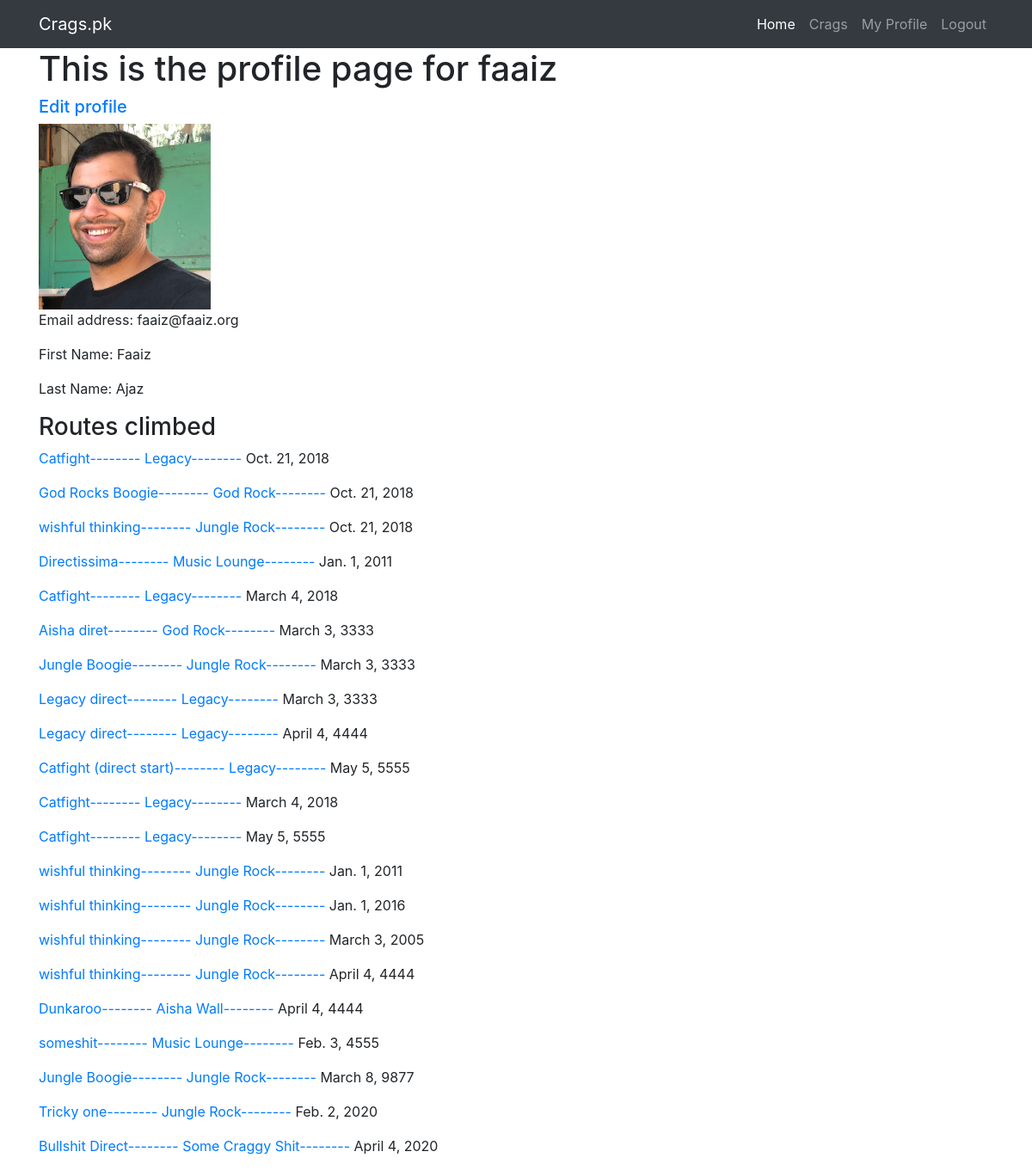
The page /users/faaiz (signed in) on the database as committed earlier.
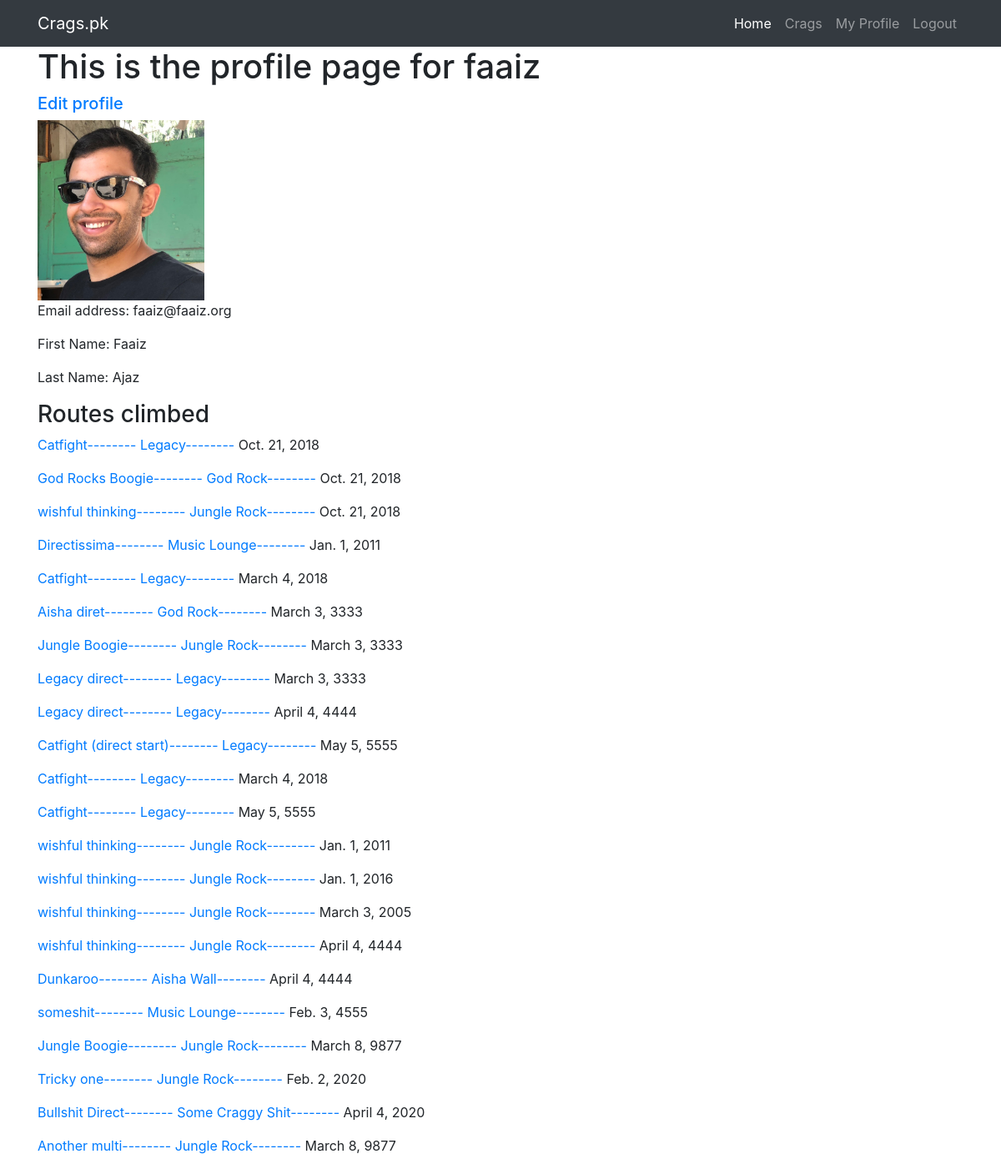
The same page on the database as committed later.
### users/models.py (models this page shows, shortened)
class Profile(models.Model):
	user = models.OneToOneField(User, on_delete=models.CASCADE)
	image = models.ImageField(default='default.jpg', upload_to='profile_pictures')

### ascents/models.py (models this page shows, shortened)
class Ascent(models.Model):
	route = models.ForeignKey(Route, on_delete=models.CASCADE)
	climber = models.ForeignKey(User, on_delete=models.CASCADE)
	date = models.DateField(auto_now=False)

### routes/models.py (models this page shows)
class Route(models.Model):
    rname = models.CharField(max_length=500, verbose_name='Route Name')
    rdescription = models.TextField(verbose_name='Route Description')
    ropener = models.CharField(max_length=500, verbose_name='Route Opener')
    rcrag = models.ForeignKey(Crag, on_delete=models.CASCADE, verbose_name='Crag')
    rlength = models.IntegerField(verbose_name='Route Length', default=0)
    rtype = models.ForeignKey(RouteType, on_delete=models.SET_NULL, null=True)
    numpitch = models.CharField(max_length=500, verbose_name='Single or Multi')
    def __str__(self):
        return self.rname

### crags/models.py (models this page shows)
class Crag(models.Model):
    cname = models.CharField(max_length=500, verbose_name='Name')
    cdescription = models.TextField(verbose_name='Crag description')
    cauthor = models.ForeignKey(  # Many crags can have one author
        User, on_delete=models.PROTECT, verbose_name='Page author')
    def __str__(self):
        return self.cname

### users/views.py (the view)
# urls.py: path('<username>', views.UserProfile.as_view(), name='profile'),
class UserProfile(LoginRequiredMixin, generic.DetailView):
	login_url='/login/'
	template_name = 'users/profile.html'
	model = User
	def get_object(self):
		return get_object_or_404(User, username=self.kwargs['username'])

### users/templates/users/profile.html (shortened to what this page needs)
{% extends 'base.html' %}
{% block content %}
	<h1>This is the profile page for {{object.username}}</h1>
	{% if user.is_authenticated %}
		<h5><a href="{% url 'edit-profile' username=user.username %}">Edit profile</a></h5>
	{% endif %}
	<img src="{{ object.profile.image.url }}" width="200">
	<p>Email address: {{object.email}}</p>
	<p>First Name: {{object.first_name}}</p>
	<p>Last Name: {{object.last_name}}</p>
	<h3>Routes climbed</h3>
	{% for ascent in object.ascent_set.all %}
		<p><a href="{% url 'route-view' route_id=ascent.route.id %}">{{ ascent.route }}--------</a>
		<a href="{% url 'crag-view' crag_id=ascent.route.rcrag.id %}">{{ ascent.route.rcrag}}--------</a>
		{{ascent.date}}</p>
	{% endfor %}
{% endblock %}

### templates/base.html (shortened to what this page needs)
{% load static %}
<!doctype html>
<html lang="en">
  <head>
    <link href="{% static 'bootstrap/css/bootstrap.min.css' %}" rel="stylesheet">
  </head>
  <body>
    <nav class="navbar navbar-expand-lg navbar-dark bg-dark static-top">
      <div class="container">
        <a class="navbar-brand" href="{% url 'home-page' %}">Crags.pk</a>
        <div class="collapse navbar-collapse" id="navbarResponsive">
          <ul class="navbar-nav ml-auto">
            <li class="nav-item active">
              <a class="nav-link" href="{% url 'home-page' %}">Home
              </a>
            </li>
            <li class="nav-item">
              <a class="nav-link" href="{% url 'crags-home' %}">Crags</a>
            </li>
            {% if user.is_authenticated %}
              <li class="nav-item">
                <a class="nav-link" href="{% url 'profile' username=user.username %}">My Profile</a>
              </li>
              <li class="nav-item">
                <a class="nav-link" href="{% url 'logout' %}">Logout</a>
              </li>
            {% else %}
              <li class="nav-item">
                <a class="nav-link" href="{% url 'login' %}">Login</a>
              </li>
            {% endif %}
          </ul>
        </div>
      </div>
    </nav>
    <div class="container">
      <div class="row">
        <div class="col-lg-12 text-left">
          {% block content %}
          {% endblock %}
        </div>
      </div>
    </div>
  </body>
</html>

Rows that differ between the two databases and show on the page:
added Ascent: route "Another multi", route.rcrag "Jungle Rock", date "March 8, 9877"
